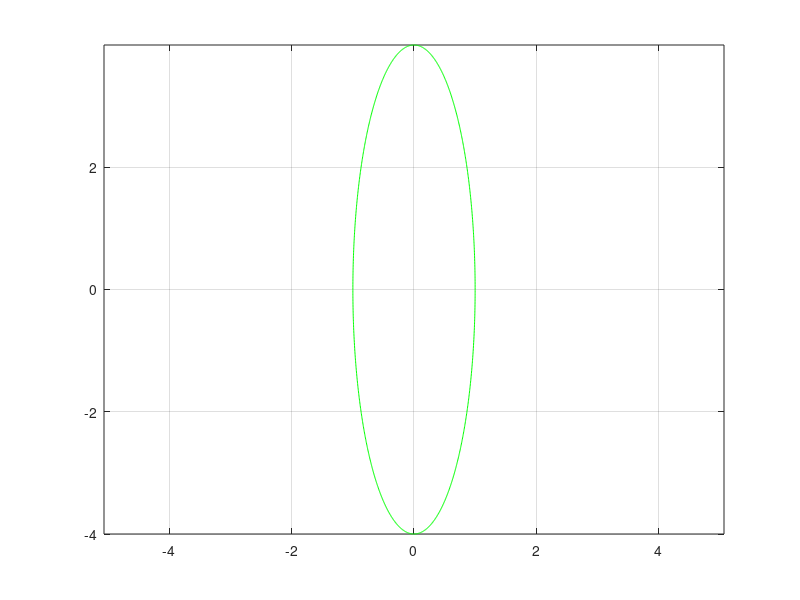

This chart was generated by the following MATLAB code: (Note: this script raises an error after producing the figure.)
clear all
% # Points in the boundary
N = 1000;
% Domain of the boundary
t_parameter = linspace(-pi,pi,N)';
% Boundary components
Bdry_x = sin(t_parameter);
Bdry_y = 4*cos(t_parameter);
% Boundary
Bdry = [Bdry_x,Bdry_y];
% Plot boundary
plot(Bdry_x,Bdry_y,'color','green')
hold on
axis equal
grid on
% Initial Point
trial_point = [0,0];
initial_distance = distance_to_bdry_2(trial_point,Bdry);
% Estimator for our solution
sum = 0;
% Number of paths
number_of_paths = 10;
% stop variable
e = 0.1
% We iterate in the number of paths
for path = 1:number_of_paths
    fprintf('Path number: \n')
    path
    % Initialize the process in the initial point and compute the initial
    % distance
    current_point = trial_point;
    current_distance = initial_distance;
    while( current_distance > e )
      % Use the distance to the boundary as the radius of the circle
      radius = current_distance;
      inner_radius = radius*sqrt(rand);
      % Plot the circle and choose the point that we take randomly in it
      circle(current_point(1),current_point(2),radius);
      % Random direction to the next point
      random_angle = rand;
      inner_random_angle = rand;
      random_direction = [sin(2*pi*random_angle) , cos(2*pi*random_angle)];
      inner_random_direction = [sin(2*pi*inner_random_angle) , cos(2*pi*inner_random_angle)];
      % Choose a random point in the circle
      next_point = current_point + (radius*random_direction);
      inner_point = current_point + (inner_radius*inner_random_direction);
      plot(next_point(1),next_point(2),'.','color','red')
      plot(inner_point(1),inner_point(2),'.','color','yellow')
      % Update the distance of the current point to the boundary
      current_distance = distance_to_bdry(next_point,Bdry);
      % Update the point
      sum = sum + pi*radius*radius*f(inner_point)*green_function(radius,inner_radius);
      current_point = next_point;
      pause(0.5)
    end
    % Update the estimator
    sum = sum + g(current_point); 
    % Plot the last point of the random walk
    plot(current_point(1),current_point(2),'.','color','magenta')
    % Reset the plot
    clf reset
    plot(Bdry_x,Bdry_y,'color','green')
    hold on
    axis equal
    grid on
end
% Solution in the trial point
solution_at_current_point = sum / number_of_paths